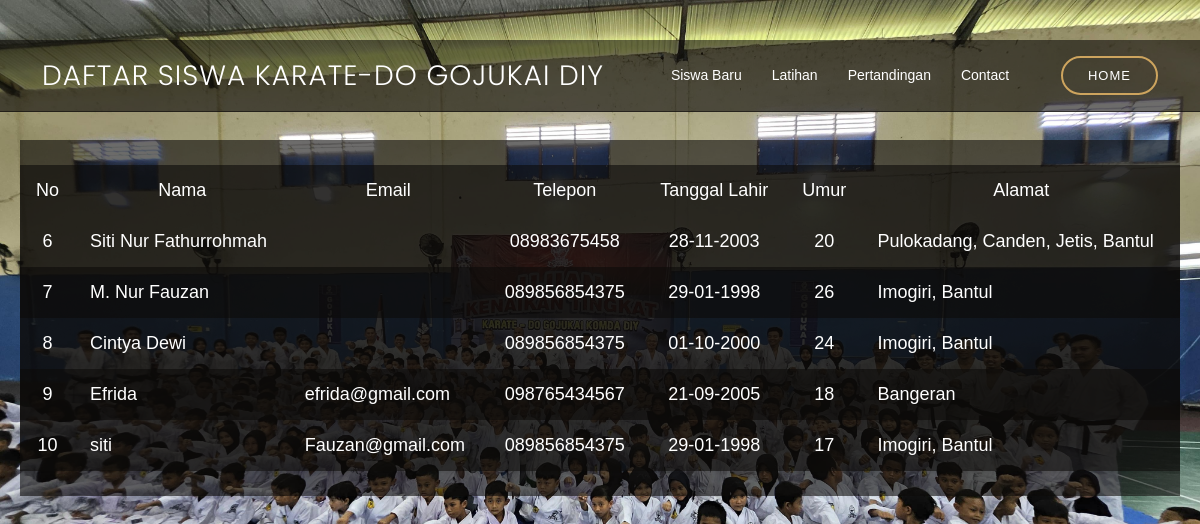
Page /daftar_siswa.php (signed in) on the committed database.
### tables this page shows
CREATE TABLE `daftar_karate` (
  `id_daftar` int(11) NOT NULL,
  `Nama` varchar(50) NOT NULL,
  `Email` varchar(50) NOT NULL,
  `Telepon` varchar(20) NOT NULL,
  `Tgl_lahir` text NOT NULL,
  `Umur` int(2) NOT NULL,
  `Alamat` varchar(100) NOT NULL
);

### daftar_siswa.php (the view, shortened to what this page needs)
<!DOCTYPE html>
<html lang="en">
<head>
  <link href="assets/vendor/animate.css/animate.min.css" rel="stylesheet">
  <link href="assets/vendor/aos/aos.css" rel="stylesheet">
  <link href="assets/vendor/bootstrap/css/bootstrap.min.css" rel="stylesheet">
  <link href="assets/vendor/bootstrap-icons/bootstrap-icons.css" rel="stylesheet">
  <link href="assets/vendor/boxicons/css/boxicons.min.css" rel="stylesheet">
  <link href="assets/vendor/glightbox/css/glightbox.min.css" rel="stylesheet">
  <link href="assets/vendor/swiper/swiper-bundle.min.css" rel="stylesheet">
  <link href="assets/css/style.css" rel="stylesheet">
</head>
<body>
  <header id="header" class="fixed-top d-flex align-items-center">
    <div class="container-fluid container-xl d-flex align-items-center justify-content-lg-between">
      <h1 class="logo me-auto me-lg-0 ">Daftar Siswa Karate-Do Gojukai DIY</h1>
      <nav id="navbar" class="navbar order-last order-lg-0">
            <ul>
            <li><a class="nav-link scrollto" href="daftar_siswa.php">Siswa Baru</a></li>
            <li><a class="nav-link scrollto" href="daftar_latihan.php">Latihan</a></li>
            <li><a class="nav-link scrollto" href="daftar_pertandingan.php">Pertandingan</a></li>
            <li><a class="nav-link scrollto" href="daftar_contact.php">Contact</a></li>
            </ul>
          </nav>
      <a href="session.php" class="book-a-table-btn scrollto d-none d-lg-flex">Home</a>
    </div>
  </header>
    <br><br><br><br><br>
    <div class="table-container">
        <table>
            <thead>
                <tr class= "text-center">
                <td> No</td>
                <td> Nama</td>
                <td> Email</td>
                <td> Telepon</td>
                <td> Tanggal Lahir </td>
                <td> Umur</td>
                <td> Alamat </td>
                </tr>
            </thead>
            <?php
                include 'koneksi.php';
                $query=mysqli_query($connection, "select * from daftar_karate");
                while($data=mysqli_fetch_array($query))
                {?>
                    <tr>
                        <td class="text-center"> <?php echo $data['id_daftar']; ?></td>
                        <td> <?php echo $data['Nama']; ?></td>
                        <td> <?php echo $data['Email']; ?></td>
                        <td class="text-center"> <?php echo $data['Telepon']; ?></td>
                        <td class="text-center"> <?php echo $data['Tgl_lahir']; ?></td>
                        <td class="text-center"> <?php echo $data['Umur']; ?></td>
                        <td> <?php echo $data['Alamat']; ?></td>
            <?php
        }?>
        </table>
    </div>
</body>
</html>

### assets/css/style.css (style rules this page uses)
body { font-family: "Open Sans", sans-serif; background: #0c0b09; color: #fff; }
a { color: #cda45e; text-decoration: none; }
h1, h2, h3, h4, h5, h6 { font-family: "Playfair Display", serif; }
#header { background: rgba(12, 11, 9, 0.6); border-bottom: 1px solid rgba(12, 11, 9, 0.6); transition: all 0.5s; z-index: 997; padding: 15px 0; top: 40px; }
#header .logo { font-size: 28px; margin: 0; padding: 0; line-height: 1; font-weight: 300; letter-spacing: 1px; text-transform: uppercase; font-family: "Poppins", sans-serif; }
.book-a-table-btn { margin: 0 0 0 15px; border: 2px solid #cda45e; color: #fff; border-radius: 50px; padding: 8px 25px; text-transform: uppercase; font-size: 13px; font-weight: 500; letter-spacing: 1px; transition: 0.3s; }
.navbar { padding: 0; }
.navbar ul { margin: 0; padding: 0; display: flex; list-style: none; align-items: center; }
.navbar li { position: relative; }
.navbar a, .navbar a:focus { display: flex; align-items: center; justify-content: space-between; padding: 10px 0 10px 30px; color: #fff; white-space: nowrap; transition: 0.3s; font-size: 14px; }

### daftar_siswa.php (style rules this page uses)
body { font-family: Arial, sans-serif; margin: 0; padding: 20px; background-image: url('profil_karate.jpg'); background-size: cover ; background-position: relative; background-repeat: no-repeat; }
.table-container { margin: 0 auto; width: 100%; overflow-x: auto; background:rgba(12, 11, 9, 0.6); }
table { width: 100%; border-collapse: collapse; margin: 25px 0; font-size: 18px; text-align: left; box-shadow: 0 2px 3px rgba(0, 0, 0, 0.1); background: rgba(12, 11, 9, 0.6); }
th, td { padding: 12px 15px; }
tr:nth-child(even) { background: rgba(12, 11, 9, 0.6); }

### rows in the picture
daftar_karate: id_daftar "6", Nama "Siti Nur Fathurrohmah", Telepon "08983675458", Tgl_lahir "28-11-2003", Umur "20", Alamat "Pulokadang, Canden, Jetis, Bantul"
daftar_karate: id_daftar "7", Nama "M. Nur Fauzan", Telepon "089856854375", Tgl_lahir "29-01-1998", Umur "26", Alamat "Imogiri, Bantul"
daftar_karate: id_daftar "8", Nama "Cintya Dewi", Telepon "089856854375", Tgl_lahir "01-10-2000", Umur "24", Alamat "Imogiri, Bantul"
daftar_karate: id_daftar "9", Nama "Efrida", Email "efrida@gmail.com", Telepon "098765434567", Tgl_lahir "21-09-2005", Umur "18", Alamat "Bangeran"
daftar_karate: id_daftar "10", Nama "siti", Email "Fauzan@gmail.com", Telepon "089856854375", Tgl_lahir "29-01-1998", Umur "17", Alamat "Imogiri, Bantul"
